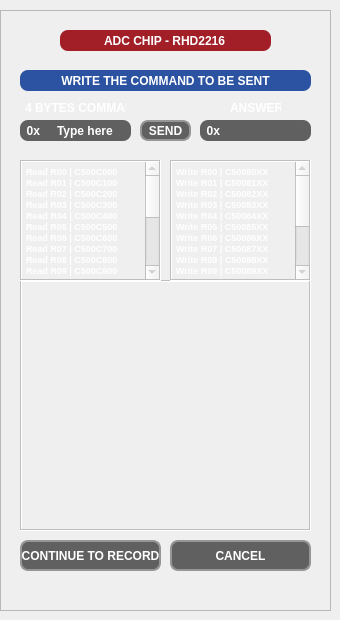
        <widget class="QWidget" name="tab">
         <attribute name="title">
          <string>ADVANCED</string>
         </attribute>
         <widget class="QFrame" name="advanced_frame">
          <property name="enabled">
           <bool>false</bool>
          </property>
          <property name="geometry">
           <rect>
            <x>0</x>
            <y>10</y>
            <width>331</width>
            <height>601</height>
           </rect>
          </property>
          <property name="styleSheet">
           <string notr="true">QLineEdit{border:#969696;background-color:#606060;border-top-right-radius:8px;border-bottom-right-radius:8px;color:#FFFFFF;font:7pt&quot;DejaVu Sans&quot;;font-weight:bold;}QLabel{color:#FFFFFF;font:7pt&quot;DejaVu Sans&quot;;font-weight:bold;}</string>
          </property>
          <property name="frameShape">
           <enum>QFrame::StyledPanel</enum>
          </property>
          <property name="frameShadow">
           <enum>QFrame::Raised</enum>
          </property>
          <widget class="QLabel" name="label_41">
           <property name="geometry">
            <rect>
             <x>25</x>
             <y>90</y>
             <width>101</width>
             <height>16</height>
            </rect>
           </property>
           <property name="text">
            <string notr="true">4 BYTES COMMAND</string>
           </property>
           <property name="alignment">
            <set>Qt::AlignLeading|Qt::AlignLeft|Qt::AlignVCenter</set>
           </property>
          </widget>
          <widget class="QLabel" name="label_50">
           <property name="geometry">
            <rect>
             <x>230</x>
             <y>90</y>
             <width>51</width>
             <height>16</height>
            </rect>
           </property>
           <property name="text">
            <string notr="true">ANSWER</string>
           </property>
           <property name="alignment">
            <set>Qt::AlignLeading|Qt::AlignLeft|Qt::AlignVCenter</set>
           </property>
          </widget>
          <widget class="QLineEdit" name="command_answer_lineedit">
           <property name="geometry">
            <rect>
             <x>220</x>
             <y>110</y>
             <width>91</width>
             <height>21</height>
            </rect>
           </property>
           <property name="styleSheet">
            <string notr="true"/>
           </property>
           <property name="text">
            <string notr="true"/>
           </property>
           <property name="alignment">
            <set>Qt::AlignCenter</set>
           </property>
           <property name="readOnly">
            <bool>true</bool>
           </property>
          </widget>
          <widget class="QLineEdit" name="chip_lineedit">
           <property name="geometry">
            <rect>
             <x>60</x>
             <y>20</y>
             <width>211</width>
             <height>21</height>
            </rect>
           </property>
           <property name="styleSheet">
            <string notr="true">QLineEdit{border:#969696;background-color:#A21F27;border-radius:8px;color:#FFFFFF;font:7pt&quot;helvetica&quot;;font-weight:bold;}</string>
           </property>
           <property name="text">
            <string notr="true">ADC CHIP - RHD2216</string>
           </property>
           <property name="alignment">
            <set>Qt::AlignCenter</set>
           </property>
           <property name="dragEnabled">
            <bool>false</bool>
           </property>
           <property name="readOnly">
            <bool>true</bool>
           </property>
          </widget>
          <widget class="QPushButton" name="command_send_button">
           <property name="geometry">
            <rect>
             <x>140</x>
             <y>110</y>
             <width>51</width>
             <height>21</height>
            </rect>
           </property>
           <property name="cursor">
            <cursorShape>PointingHandCursor</cursorShape>
           </property>
           <property name="styleSheet">
            <string notr="true">QPushButton{border:2px solid #A21F27;border-radius:8px;background-color:#2C53A1;color:#FFFFFF;font:7pt&quot;DejaVu Sans&quot;;font-weight:bold;}QPushButton:pressed{border:2px solid #A21F27;border-radius:8px;background-color:#A21F27;color:#FFFFFF;}QPushButton::!enabled{border:2px solid #969696;border-radius:8px;background-color:#606060;color:#FFFFFF;font:7pt&quot;DejaVu Sans&quot;;font-weight:bold;}</string>
           </property>
           <property name="text">
            <string notr="true">SEND</string>
           </property>
           <property name="checked">
            <bool>false</bool>
           </property>
          </widget>
          <widget class="QLabel" name="label_56">
           <property name="geometry">
            <rect>
             <x>20</x>
             <y>60</y>
             <width>291</width>
             <height>21</height>
            </rect>
           </property>
           <property name="styleSheet">
            <string notr="true">QLabel{border:#969696;background-color:#2C53A1;border-radius:8px;color:#FFFFFF;font:7pt&quot;helvetica&quot;;font-weight:bold;}</string>
           </property>
           <property name="text">
            <string notr="true">WRITE THE COMMAND TO BE SENT</string>
           </property>
           <property name="alignment">
            <set>Qt::AlignCenter</set>
           </property>
          </widget>
          <widget class="QLineEdit" name="command_message_lineedit">
           <property name="geometry">
            <rect>
             <x>40</x>
             <y>110</y>
             <width>91</width>
             <height>21</height>
            </rect>
           </property>
           <property name="styleSheet">
            <string notr="true"/>
           </property>
           <property name="text">
            <string notr="true">Type here</string>
           </property>
           <property name="alignment">
            <set>Qt::AlignCenter</set>
           </property>
          </widget>
          <widget class="QPushButton" name="continue_to_record_button">
           <property name="geometry">
            <rect>
             <x>20</x>
             <y>530</y>
             <width>141</width>
             <height>31</height>
            </rect>
           </property>
           <property name="cursor">
            <cursorShape>PointingHandCursor</cursorShape>
           </property>
           <property name="styleSheet">
            <string notr="true">QPushButton{border:2px solid #A21F27;border-radius:8px;background-color:#2C53A1;color:#FFFFFF;font:7pt&quot;DejaVu Sans&quot;;font-weight:bold;}QPushButton:pressed{border:2px solid #A21F27;border-radius:8px;background-color:#A21F27;color:#FFFFFF;}QPushButton::!enabled{border:2px solid #969696;border-radius:8px;background-color:#606060;color:#FFFFFF;font:7pt&quot;DejaVu Sans&quot;;font-weight:bold;}</string>
           </property>
           <property name="text">
            <string notr="true">CONTINUE TO RECORD</string>
           </property>
           <property name="checked">
            <bool>false</bool>
           </property>
          </widget>
          <widget class="QPushButton" name="cancel_advanced_button">
           <property name="geometry">
            <rect>
             <x>170</x>
             <y>530</y>
             <width>141</width>
             <height>31</height>
            </rect>
           </property>
           <property name="cursor">
            <cursorShape>PointingHandCursor</cursorShape>
           </property>
           <property name="styleSheet">
            <string notr="true">QPushButton{border:2px solid #A21F27;border-radius:8px;background-color:#2C53A1;color:#FFFFFF;font:7pt&quot;DejaVu Sans&quot;;font-weight:bold;}QPushButton:pressed{border:2px solid #A21F27;border-radius:8px;background-color:#A21F27;color:#FFFFFF;}QPushButton::!enabled{border:2px solid #969696;border-radius:8px;background-color:#606060;color:#FFFFFF;font:7pt&quot;DejaVu Sans&quot;;font-weight:bold;}</string>
           </property>
           <property name="text">
            <string notr="true">CANCEL</string>
           </property>
           <property name="checked">
            <bool>false</bool>
           </property>
          </widget>
          <widget class="QLabel" name="label_1">
           <property name="geometry">
            <rect>
             <x>20</x>
             <y>110</y>
             <width>21</width>
             <height>21</height>
            </rect>
           </property>
           <property name="styleSheet">
            <string notr="true">QLabel{border:#606060;background-color:#606060;border-top-left-radius:8px;border-bottom-left-radius:8px;color:#FFFFFF;font:7pt&quot;helvetica&quot;;font-weight:bold;}</string>
           </property>
           <property name="text">
            <string>  0x</string>
           </property>
          </widget>
          <widget class="QLabel" name="label_2">
           <property name="geometry">
            <rect>
             <x>200</x>
             <y>110</y>
             <width>21</width>
             <height>21</height>
            </rect>
           </property>
           <property name="styleSheet">
            <string notr="true">QLabel{border:#606060;background-color:#606060;border-top-left-radius:8px;border-bottom-left-radius:8px;color:#FFFFFF;font:7pt&quot;helvetica&quot;;font-weight:bold;}</string>
           </property>
           <property name="text">
            <string>  0x</string>
           </property>
          </widget>
          <widget class="QTextEdit" name="show_commands_textedit">
           <property name="enabled">
            <bool>false</bool>
           </property>
           <property name="geometry">
            <rect>
             <x>20</x>
             <y>270</y>
             <width>291</width>
             <height>251</height>
            </rect>
           </property>
           <property name="styleSheet">
            <string notr="true">QTextEdit{color:#FFFFFF;font:7pt&quot;DejaVu Sans&quot;;font-weight:bold}</string>
           </property>
           <property name="frameShape">
            <enum>QFrame::Box</enum>
           </property>
           <property name="readOnly">
            <bool>true</bool>
           </property>
          </widget>
          <widget class="QTextEdit" name="show_commands_textedit_2">
           <property name="enabled">
            <bool>false</bool>
           </property>
           <property name="geometry">
            <rect>
             <x>20</x>
             <y>150</y>
             <width>141</width>
             <height>121</height>
            </rect>
           </property>
           <property name="styleSheet">
            <string notr="true">QTextEdit{color:#FFFFFF;font:7pt&quot;DejaVu Sans&quot;;font-weight:bold}</string>
           </property>
           <property name="frameShape">
            <enum>QFrame::Box</enum>
           </property>
           <property name="readOnly">
            <bool>true</bool>
           </property>
           <property name="html">
            <string>&lt;!DOCTYPE HTML PUBLIC &quot;-//W3C//DTD HTML 4.0//EN&quot; &quot;http://www.w3.org/TR/REC-html40/strict.dtd&quot;&gt;
&lt;html&gt;&lt;head&gt;&lt;meta name=&quot;qrichtext&quot; content=&quot;1&quot; /&gt;&lt;style type=&quot;text/css&quot;&gt;
p, li { white-space: pre-wrap; }
&lt;/style&gt;&lt;/head&gt;&lt;body style=&quot; font-family:'DejaVu Sans'; font-size:7pt; font-weight:600; font-style:normal;&quot;&gt;
&lt;p style=&quot; margin-top:0px; margin-bottom:0px; margin-left:0px; margin-right:0px; -qt-block-indent:0; text-indent:0px;&quot;&gt;Read R00 | C500C000&lt;/p&gt;
&lt;p style=&quot; margin-top:0px; margin-bottom:0px; margin-left:0px; margin-right:0px; -qt-block-indent:0; text-indent:0px;&quot;&gt;Read R01 | C500C100&lt;/p&gt;
&lt;p style=&quot; margin-top:0px; margin-bottom:0px; margin-left:0px; margin-right:0px; -qt-block-indent:0; text-indent:0px;&quot;&gt;Read R02 | C500C200&lt;/p&gt;
&lt;p style=&quot; margin-top:0px; margin-bottom:0px; margin-left:0px; margin-right:0px; -qt-block-indent:0; text-indent:0px;&quot;&gt;Read R03 | C500C300&lt;/p&gt;
&lt;p style=&quot; margin-top:0px; margin-bottom:0px; margin-left:0px; margin-right:0px; -qt-block-indent:0; text-indent:0px;&quot;&gt;Read R04 | C500C400&lt;/p&gt;
&lt;p style=&quot; margin-top:0px; margin-bottom:0px; margin-left:0px; margin-right:0px; -qt-block-indent:0; text-indent:0px;&quot;&gt;Read R05 | C500C500&lt;/p&gt;
&lt;p style=&quot; margin-top:0px; margin-bottom:0px; margin-left:0px; margin-right:0px; -qt-block-indent:0; text-indent:0px;&quot;&gt;Read R06 | C500C600&lt;/p&gt;
&lt;p style=&quot; margin-top:0px; margin-bottom:0px; margin-left:0px; margin-right:0px; -qt-block-indent:0; text-indent:0px;&quot;&gt;Read R07 | C500C700&lt;/p&gt;
&lt;p style=&quot; margin-top:0px; margin-bottom:0px; margin-left:0px; margin-right:0px; -qt-block-indent:0; text-indent:0px;&quot;&gt;Read R08 | C500C800&lt;/p&gt;
&lt;p style=&quot; margin-top:0px; margin-bottom:0px; margin-left:0px; margin-right:0px; -qt-block-indent:0; text-indent:0px;&quot;&gt;Read R09 | C500C900&lt;/p&gt;
&lt;p style=&quot; margin-top:0px; margin-bottom:0px; margin-left:0px; margin-right:0px; -qt-block-indent:0; text-indent:0px;&quot;&gt;Read R10 | C500CA00&lt;/p&gt;
&lt;p style=&quot; margin-top:0px; margin-bottom:0px; margin-left:0px; margin-right:0px; -qt-block-indent:0; text-indent:0px;&quot;&gt;Read R11 | C500CB00&lt;/p&gt;
&lt;p style=&quot; margin-top:0px; margin-bottom:0px; margin-left:0px; margin-right:0px; -qt-block-indent:0; text-indent:0px;&quot;&gt;Read R12 | C500CC00&lt;/p&gt;
&lt;p style=&quot; margin-top:0px; margin-bottom:0px; margin-left:0px; margin-right:0px; -qt-block-indent:0; text-indent:0px;&quot;&gt;Read R13 | C500CD00&lt;/p&gt;
&lt;p style=&quot; margin-top:0px; margin-bottom:0px; margin-left:0px; margin-right:0px; -qt-block-indent:0; text-indent:0px;&quot;&gt;Read R14 | C500CE00&lt;/p&gt;
&lt;p style=&quot; margin-top:0px; margin-bottom:0px; margin-left:0px; margin-right:0px; -qt-block-indent:0; text-indent:0px;&quot;&gt;Read R15 | C500CF00&lt;/p&gt;
&lt;p style=&quot; margin-top:0px; margin-bottom:0px; margin-left:0px; margin-right:0px; -qt-block-indent:0; text-indent:0px;&quot;&gt;Read R16 | C500D000&lt;/p&gt;
&lt;p style=&quot; margin-top:0px; margin-bottom:0px; margin-left:0px; margin-right:0px; -qt-block-indent:0; text-indent:0px;&quot;&gt;Read R17 | C500D100&lt;/p&gt;
&lt;p style=&quot; margin-top:0px; margin-bottom:0px; margin-left:0px; margin-right:0px; -qt-block-indent:0; text-indent:0px;&quot;&gt;Read R60 | C500FC00&lt;/p&gt;
&lt;p style=&quot; margin-top:0px; margin-bottom:0px; margin-left:0px; margin-right:0px; -qt-block-indent:0; text-indent:0px;&quot;&gt;Read R61 | C500FD00&lt;/p&gt;
&lt;p style=&quot; margin-top:0px; margin-bottom:0px; margin-left:0px; margin-right:0px; -qt-block-indent:0; text-indent:0px;&quot;&gt;Read R62 | C500FE00&lt;/p&gt;
&lt;p style=&quot; margin-top:0px; margin-bottom:0px; margin-left:0px; margin-right:0px; -qt-block-indent:0; text-indent:0px;&quot;&gt;Read R63 | C500FF00&lt;/p&gt;&lt;/body&gt;&lt;/html&gt;</string>
           </property>
           <property name="textInteractionFlags">
            <set>Qt::TextSelectableByKeyboard|Qt::TextSelectableByMouse</set>
           </property>
          </widget>
          <widget class="QTextEdit" name="show_commands_textedit_3">
           <property name="enabled">
            <bool>false</bool>
           </property>
           <property name="geometry">
            <rect>
             <x>170</x>
             <y>150</y>
             <width>141</width>
             <height>121</height>
            </rect>
           </property>
           <property name="styleSheet">
            <string notr="true">QTextEdit{color:#FFFFFF;font:7pt&quot;DejaVu Sans&quot;;font-weight:bold}</string>
           </property>
           <property name="frameShape">
            <enum>QFrame::Box</enum>
           </property>
           <property name="readOnly">
            <bool>true</bool>
           </property>
           <property name="html">
            <string>&lt;!DOCTYPE HTML PUBLIC &quot;-//W3C//DTD HTML 4.0//EN&quot; &quot;http://www.w3.org/TR/REC-html40/strict.dtd&quot;&gt;
&lt;html&gt;&lt;head&gt;&lt;meta name=&quot;qrichtext&quot; content=&quot;1&quot; /&gt;&lt;style type=&quot;text/css&quot;&gt;
p, li { white-space: pre-wrap; }
&lt;/style&gt;&lt;/head&gt;&lt;body style=&quot; font-family:'DejaVu Sans'; font-size:7pt; font-weight:600; font-style:normal;&quot;&gt;
&lt;p style=&quot; margin-top:0px; margin-bottom:0px; margin-left:0px; margin-right:0px; -qt-block-indent:0; text-indent:0px;&quot;&gt;Write R00 | C50080XX&lt;/p&gt;
&lt;p style=&quot; margin-top:0px; margin-bottom:0px; margin-left:0px; margin-right:0px; -qt-block-indent:0; text-indent:0px;&quot;&gt;Write R01 | C50081XX&lt;/p&gt;
&lt;p style=&quot; margin-top:0px; margin-bottom:0px; margin-left:0px; margin-right:0px; -qt-block-indent:0; text-indent:0px;&quot;&gt;Write R02 | C50082XX&lt;/p&gt;
&lt;p style=&quot; margin-top:0px; margin-bottom:0px; margin-left:0px; margin-right:0px; -qt-block-indent:0; text-indent:0px;&quot;&gt;Write R03 | C50083XX&lt;/p&gt;
&lt;p style=&quot; margin-top:0px; margin-bottom:0px; margin-left:0px; margin-right:0px; -qt-block-indent:0; text-indent:0px;&quot;&gt;Write R04 | C50084XX&lt;/p&gt;
&lt;p style=&quot; margin-top:0px; margin-bottom:0px; margin-left:0px; margin-right:0px; -qt-block-indent:0; text-indent:0px;&quot;&gt;Write R05 | C50085XX&lt;/p&gt;
&lt;p style=&quot; margin-top:0px; margin-bottom:0px; margin-left:0px; margin-right:0px; -qt-block-indent:0; text-indent:0px;&quot;&gt;Write R06 | C50086XX&lt;/p&gt;
&lt;p style=&quot; margin-top:0px; margin-bottom:0px; margin-left:0px; margin-right:0px; -qt-block-indent:0; text-indent:0px;&quot;&gt;Write R07 | C50087XX&lt;/p&gt;
&lt;p style=&quot; margin-top:0px; margin-bottom:0px; margin-left:0px; margin-right:0px; -qt-block-indent:0; text-indent:0px;&quot;&gt;Write R08 | C50088XX&lt;/p&gt;
&lt;p style=&quot; margin-top:0px; margin-bottom:0px; margin-left:0px; margin-right:0px; -qt-block-indent:0; text-indent:0px;&quot;&gt;Write R09 | C50089XX&lt;/p&gt;
&lt;p style=&quot; margin-top:0px; margin-bottom:0px; margin-left:0px; margin-right:0px; -qt-block-indent:0; text-indent:0px;&quot;&gt;Write R10 | C5008AXX&lt;/p&gt;
&lt;p style=&quot; margin-top:0px; margin-bottom:0px; margin-left:0px; margin-right:0px; -qt-block-indent:0; text-indent:0px;&quot;&gt;Write R11 | C5008BXX&lt;/p&gt;
&lt;p style=&quot; margin-top:0px; margin-bottom:0px; margin-left:0px; margin-right:0px; -qt-block-indent:0; text-indent:0px;&quot;&gt;Write R12 | C5008CXX&lt;/p&gt;
&lt;p style=&quot; margin-top:0px; margin-bottom:0px; margin-left:0px; margin-right:0px; -qt-block-indent:0; text-indent:0px;&quot;&gt;Write R13 | C5008DXX&lt;/p&gt;
&lt;p style=&quot; margin-top:0px; margin-bottom:0px; margin-left:0px; margin-right:0px; -qt-block-indent:0; text-indent:0px;&quot;&gt;Write R14 | C5008EXX&lt;/p&gt;
&lt;p style=&quot; margin-top:0px; margin-bottom:0px; margin-left:0px; margin-right:0px; -qt-block-indent:0; text-indent:0px;&quot;&gt;Write R15 | C5008FXX&lt;/p&gt;
&lt;p style=&quot; margin-top:0px; margin-bottom:0px; margin-left:0px; margin-right:0px; -qt-block-indent:0; text-indent:0px;&quot;&gt;Write R16 | C50090XX&lt;/p&gt;
&lt;p style=&quot; margin-top:0px; margin-bottom:0px; margin-left:0px; margin-right:0px; -qt-block-indent:0; text-indent:0px;&quot;&gt;Write R17 | C50091XX&lt;/p&gt;&lt;/body&gt;&lt;/html&gt;</string>
           </property>
           <property name="textInteractionFlags">
            <set>Qt::TextSelectableByKeyboard|Qt::TextSelectableByMouse</set>
           </property>
          </widget>
         </widget>
        </widget>
